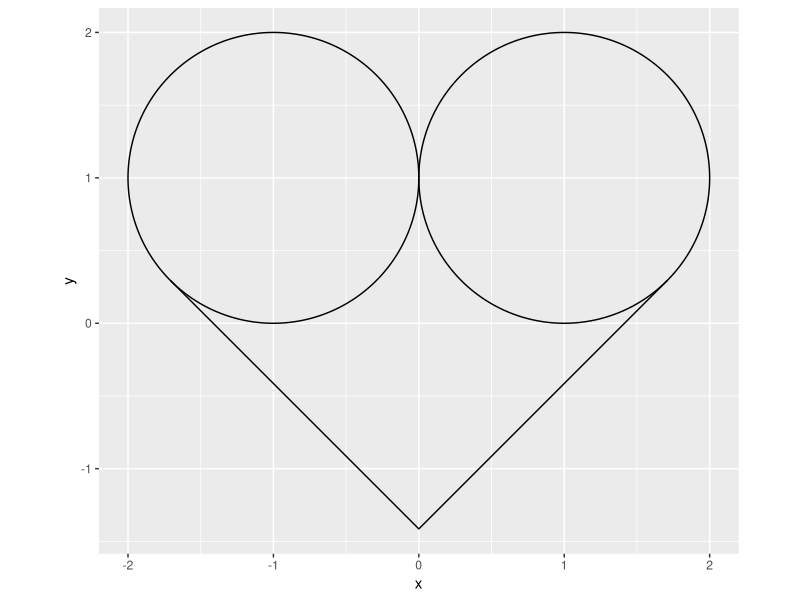

This chart was generated by the following R code:
## ---- chunk 1
library("gganimate")
library("ggforce")
library("tidyverse")
## ---- chunk 2
circles <- data.frame(
  x0 = c(-1,1),
  y0 = rep(1,2),
  r = rep(1, 2)
)

right_pt <- (sqrt(2) + 1) / sqrt(2)
left_pt <-  -1*right_pt
f <- function(x){abs(x) - sqrt(2)}

ggplot(data.frame(x = c(left_pt, right_pt)), aes(x)) +
  coord_fixed() +
  geom_circle(aes(x0 = x0, y0 = y0, r = r), data = circles, inherit.aes = FALSE) +
  stat_function(fun = f, geom = "line")
